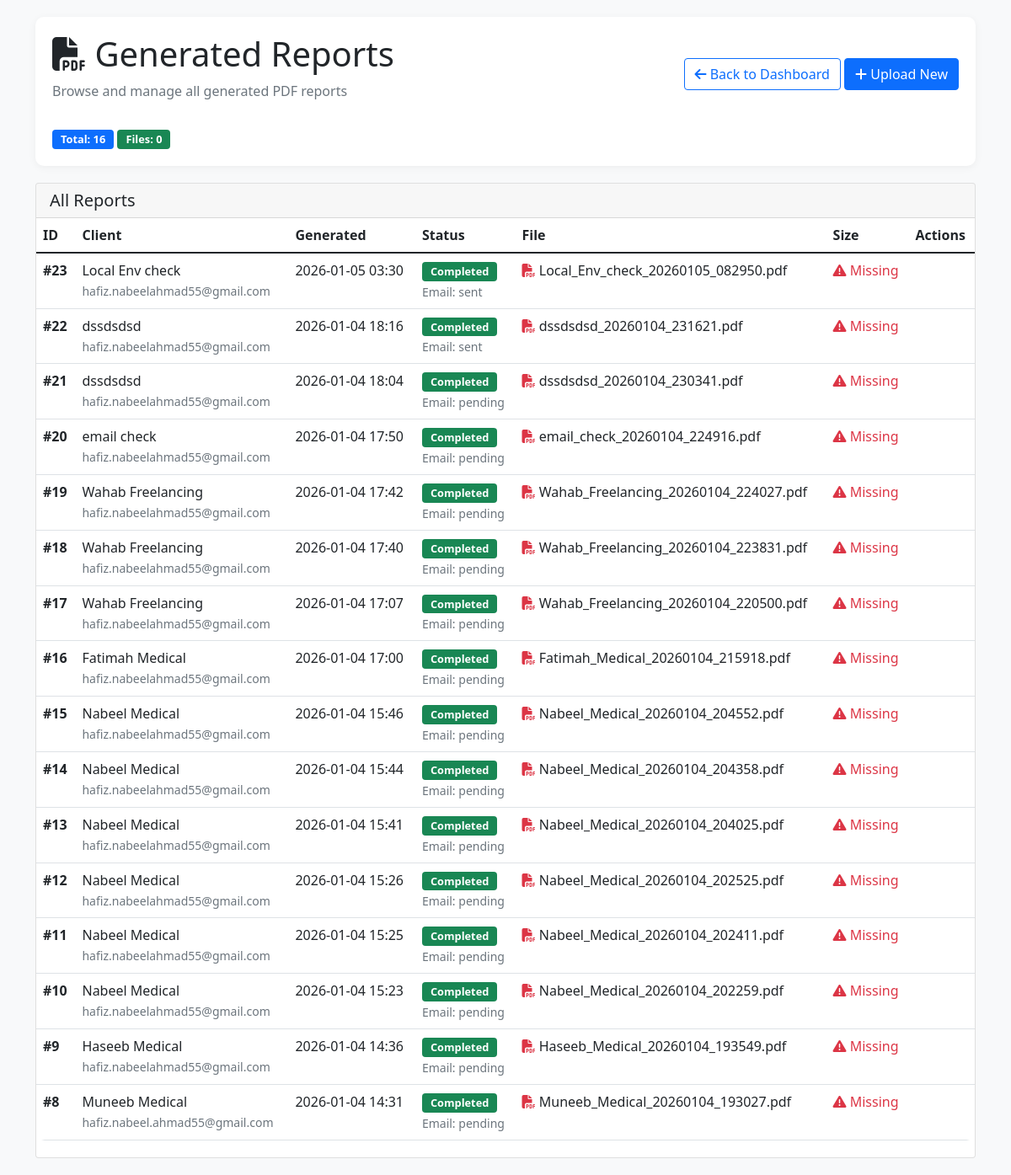
/reports/list, run on an earlier commit of the app's database.
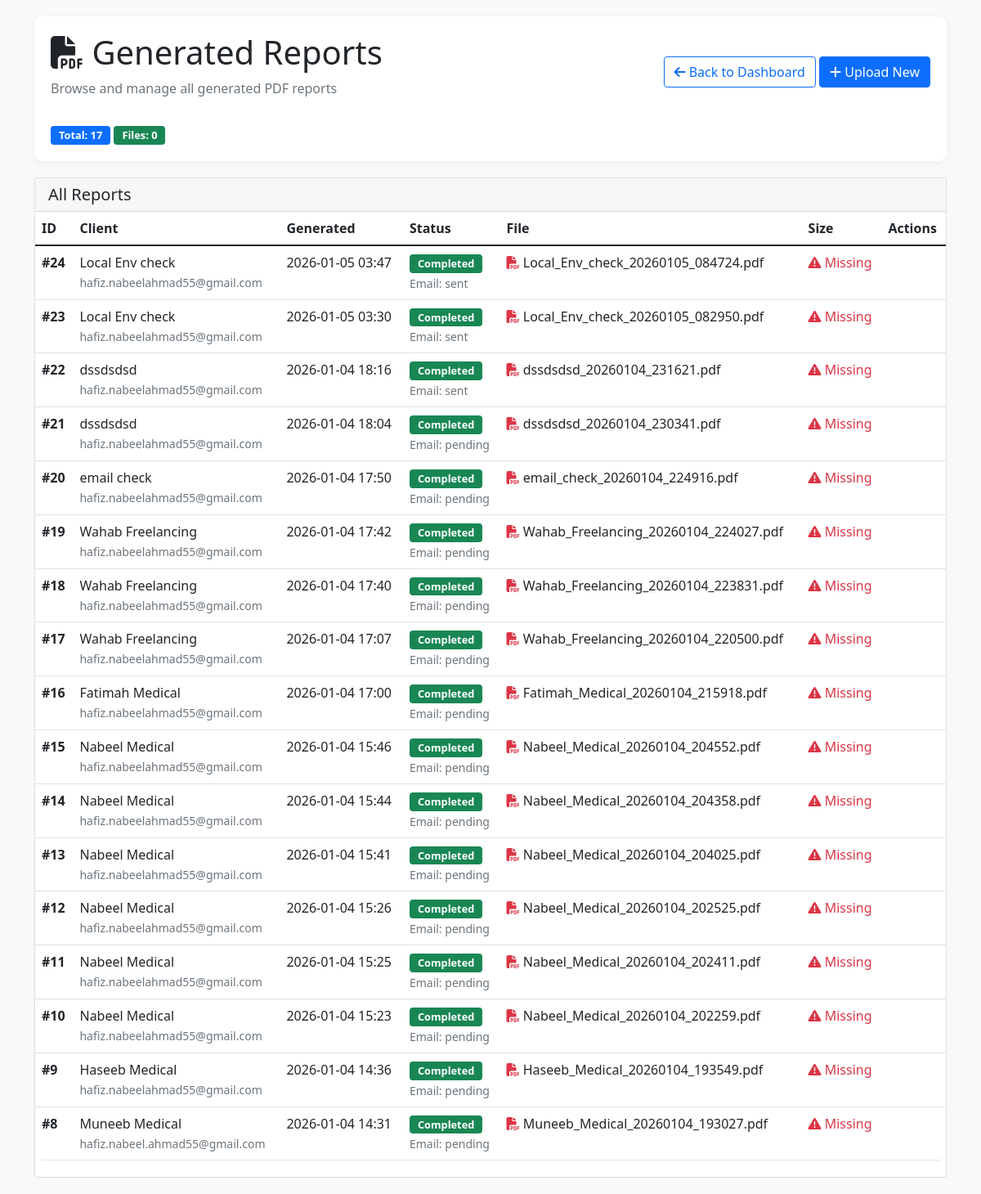
And on a later commit of the database.
### app/models.py (models this page shows)
class Report(Base):
    __tablename__ = "reports"
    id = Column(Integer, primary_key=True, index=True)
    filename = Column(String(200))
    original_filename = Column(String(200))
    client_name = Column(String(100), index=True)
    client_email = Column(String(100))
    pdf_path = Column(String(500))
    status = Column(String(20), default="pending")  # pending, processing, completed, failed
    created_at = Column(DateTime, default=datetime.utcnow)
    completed_at = Column(DateTime, nullable=True)
    download_link = Column(String(500), nullable=True)
    email_status = Column(String(20), default="pending")
    error_message = Column(Text, nullable=True)
    notes = Column(Text, nullable=True)
    total_appointments = Column(Integer, default=0)
    total_revenue = Column(Float, default=0.0)
    report_period = Column(String(50), nullable=True)
    logo_path = Column(String(500), nullable=True)
    hide_branding = Column(Boolean, default=False)
    template_used = Column(String(100), nullable=True)
    include_insights = Column(Boolean, default=True)

### app/routes/reports.py (the view)
@router.get("/list", response_class=HTMLResponse)
def list_reports(request: Request):
    db = database.SessionLocal()
    try:
        reports = db.query(models.Report).order_by(models.Report.created_at.desc()).all()
        pdf_files = []
        if GENERATED_PDFS_DIR.exists():
            for file_path in GENERATED_PDFS_DIR.glob("*.pdf"):
                stat = file_path.stat()
                pdf_files.append({
                    "filename": file_path.name,
                    "size": format_file_size(stat.st_size),
                    "modified": datetime.fromtimestamp(stat.st_mtime).strftime("%Y-%m-%d %H:%M"),
                    "full_path": str(file_path)
                })
        for report in reports:
            possible_paths = [
                Path(report.pdf_path) if report.pdf_path else None,
                GENERATED_PDFS_DIR / report.filename if report.filename else None,
                Path(f"generated_pdfs/{report.filename}") if report.filename else None
            ]
            report.file_exists = False
            for path in possible_paths:
                if path and path.exists():
                    report.file_exists = True
                    report.file_size = format_file_size(path.stat().st_size)
                    break
            if not report.file_exists:
                report.file_size = "0 bytes"
            report.logo_exists = report.logo_path and Path(report.logo_path).exists()
        return templates.TemplateResponse(
            "report_list.html",
            {
                "request": request,
                "reports": reports,
                "username": get_username_from_session(request) or "admin",
                "total_reports": len(reports),
                "pdf_files": pdf_files,
                "pdf_count": len(pdf_files),
                "pdf_directory": str(GENERATED_PDFS_DIR.absolute())
            }
        )
    except Exception as e:
        print(f"Error listing reports: {e}")
        return templates.TemplateResponse(
            "report_list.html",
            {
                "request": request,
                "reports": [],
                "username": get_username_from_session(request) or "admin",
                "total_reports": 0,
                "pdf_files": [],
                "pdf_count": 0,
                "pdf_directory": str(GENERATED_PDFS_DIR.absolute()),
                "error": str(e)
            }
        )
    finally:
        db.close()

### app/templates/report_list.html (shortened to what this page needs)
<!DOCTYPE html>
<html lang="en">
<head>
    <link rel="stylesheet" href="https://cdnjs.cloudflare.com/ajax/libs/font-awesome/6.4.0/css/all.min.css">
    <link href="https://cdn.jsdelivr.net/npm/bootstrap@5.1.3/dist/css/bootstrap.min.css" rel="stylesheet">
</head>
<body>
    <div class="container">
        <div class="header">
            <div class="d-flex justify-content-between align-items-center">
                <div>
                    <h1><i class="fas fa-file-pdf"></i> Generated Reports</h1>
                    <p class="text-muted">Browse and manage all generated PDF reports</p>
                </div>
                <div>
                    <a href="/admin" class="btn btn-outline-primary">
                        <i class="fas fa-arrow-left"></i> Back to Dashboard
                    </a>
                    <a href="/reports/upload" class="btn btn-primary">
                        <i class="fas fa-plus"></i> Upload New
                    </a>
                </div>
            </div>
            <div class="mt-3">
                <span class="badge bg-primary">Total: {{ total_reports }}</span>
                <span class="badge bg-success">Files: {{ pdf_count }}</span>
            </div>
        </div>
        {% if reports and reports|length > 0 %}
        <div class="row">
            <div class="col-12">
                <div class="card d-none d-md-block">
                    <div class="card-header">
                        <h5 class="mb-0">All Reports</h5>
                    </div>
                    <div class="card-body p-0">
                        <div class="table-responsive-wrapper">
                            <table class="table table-hover mb-0">
                                <thead>
                                    <tr>
                                        <th>ID</th>
                                        <th>Client</th>
                                        <th>Generated</th>
                                        <th>Status</th>
                                        <th>File</th>
                                        <th>Size</th>
                                        <th>Actions</th>
                                    </tr>
                                </thead>
                                <tbody>
                                    {% for report in reports %}
                                    <tr>
                                        <td><strong>#{{ report.id }}</strong></td>
                                        <td>
                                            <div>{{ report.client_name }}</div>
                                            <small class="text-muted">{{ report.client_email }}</small>
                                        </td>
                                        <td>
                                            {% if report.created_at %}
                                                {{ report.created_at.strftime('%Y-%m-%d %H:%M') }}
                                            {% endif %}
                                        </td>
                                        <td>
                                            {% if report.status == 'completed' %}
                                                <span class="badge bg-success">Completed</span>
                                            {% elif report.status == 'pending' %}
                                                <span class="badge bg-warning">Pending</span>
                                            {% else %}
                                                <span class="badge bg-secondary">{{ report.status }}</span>
                                            {% endif %}
                                            {% if report.email_status %}
                                                <br>
                                                <small class="text-muted">Email: {{ report.email_status }}</small>
                                            {% endif %}
                                        </td>
                                        <td>
                                            {% if report.filename %}
                                                <i class="fas fa-file-pdf text-danger"></i> {{ report.filename }}
                                            {% else %}
                                                <span class="text-muted">No file</span>
                                            {% endif %}
                                        </td>
                                        <td>
                                            {% if report.file_exists %}
                                                <span class="file-size">{{ report.file_size }} bytes</span>
                                            {% else %}
                                                <span class="text-danger"><i class="fas fa-exclamation-triangle"></i> Missing</span>
                                            {% endif %}
                                        </td>
                                        <td class="actions">
                                        </td>
                                    </tr>
                                    {% endfor %}
                                </tbody>
                            </table>
                        </div>
                    </div>
                </div>
            </div>
        </div>
        {% endif %}
    </div>
</body>
</html>

### app/templates/report_list.html (style rules this page uses)
:root { --primary: #4361ee; --primary-dark: #3a56d4; --secondary: #7209b7; --dark: #212529; --gray: #6c757d; --light-gray: #e9ecef; }
body { background-color: #f8f9fa; padding: 20px; }
.header { background: white; padding: 20px; border-radius: 10px; margin-bottom: 20px; box-shadow: 0 2px 10px rgba(0,0,0,0.05); }
.badge { font-size: 0.8em; padding: 5px 10px; }
.table-responsive-wrapper { overflow-x: auto; -webkit-overflow-scrolling: touch; margin-bottom: 20px; border-radius: 10px; }

What changed in the data, as far as the page shows it:
added Report: id "24", client_name "Local Env check", client_email "hafiz.nabeelahmad55@gmail.com", created_at "2026-01-05 03:47", status "Completed", email_status "sent", filename "Local_Env_check_20260105_084724.pdf"
Also different on the page:
{{ total_reports }}: "16" → "17"
